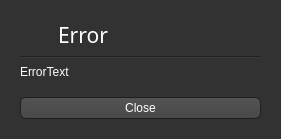
<?xml version="1.0" encoding="UTF-8"?>
<ui version="4.0">
 <class>Error</class>
 <widget class="QDialog" name="Error">
  <property name="windowModality">
   <enum>Qt::ApplicationModal</enum>
  </property>
  <property name="enabled">
   <bool>true</bool>
  </property>
  <property name="geometry">
   <rect>
    <x>0</x>
    <y>0</y>
    <width>281</width>
    <height>139</height>
   </rect>
  </property>
  <property name="windowTitle">
   <string>Wii Music Editor Plus - Error</string>
  </property>
  <property name="styleSheet">
   <string notr="true">QToolTip
{
     border: 1px solid black;
     background-color: #ffa02f;
     padding: 1px;
     border-radius: 3px;
     opacity: 100;
}

QWidget
{
    color: white;
    background-color: #323232;
}

QWidget:item:hover
{
    background-color: QLinearGradient( x1: 0, y1: 0, x2: 0, y2: 1, stop: 0 #ffa02f, stop: 1 #ca0619);
    color: #000000;
}

QWidget:item:selected
{
    background-color: QLinearGradient( x1: 0, y1: 0, x2: 0, y2: 1, stop: 0 #ffa02f, stop: 1 #d7801a);
}

QMenuBar
{
	background: #242424;
}

QMenuBar::item
{
    background: transparent;
}

QMenuBar::item:selected
{
    background: transparent;
    border: 1px solid #ffaa00;
}

QMenuBar::item:pressed
{
    background: #444;
    border: 1px solid #000;
    background-color: QLinearGradient(
        x1:0, y1:0,
        x2:0, y2:1,
        stop:1 #212121,
        stop:0.4 #343434/*,
        stop:0.2 #343434,
        stop:0.1 #ffaa00*/
    );
    margin-bottom:-1px;
    padding-bottom:1px;
}

QMenu
{
    border: 1px solid #000;
}

QMenu::item
{
    padding: 2px 20px 2px 20px;
}

QMenu::item:selected
{
    color: #000000;
}

QWidget:disabled
{
    color: #404040;
    background-color: #323232;
}

QLineEdit
{
    background-color: QLinearGradient( x1: 0, y1: 0, x2: 0, y2: 1, stop: 0 #4d4d4d, stop: 0 #646464, stop: 1 #5d5d5d);
    padding: 1px;
    border-style: solid;
    border: 1px solid #1e1e1e;
    border-radius: 5;
}

QPushButton
{
    color: white;
    background-color: QLinearGradient( x1: 0, y1: 0, x2: 0, y2: 1, stop: 0 #565656, stop: 0.1 #525252, stop: 0.5 #4e4e4e, stop: 0.9 #4a4a4a, stop: 1 #464646);
    border-width: 1px;
    border-color: #1e1e1e;
    border-style: solid;
    border-radius: 6;
    padding: 3px;
    padding-left: 5px;
    padding-right: 5px;
}

QPushButton:pressed
{
    background-color: QLinearGradient( x1: 0, y1: 0, x2: 0, y2: 1, stop: 0 #2d2d2d, stop: 0.1 #2b2b2b, stop: 0.5 #292929, stop: 0.9 #282828, stop: 1 #252525);
}

QComboBox
{
    selection-background-color: #ffaa00;
    background-color: QLinearGradient( x1: 0, y1: 0, x2: 0, y2: 1, stop: 0 #565656, stop: 0.1 #525252, stop: 0.5 #4e4e4e, stop: 0.9 #4a4a4a, stop: 1 #464646);
    border-style: solid;
    border: 1px solid #1e1e1e;
    border-radius: 5;
}

QComboBox:hover,QPushButton:hover
{
    border: 2px solid QLinearGradient( x1: 0, y1: 0, x2: 0, y2: 1, stop: 0 #ffa02f, stop: 1 #d7801a);
}


QComboBox:on
{
    padding-top: 3px;
    padding-left: 4px;
    background-color: QLinearGradient( x1: 0, y1: 0, x2: 0, y2: 1, stop: 0 #2d2d2d, stop: 0.1 #2b2b2b, stop: 0.5 #292929, stop: 0.9 #282828, stop: 1 #252525);
    selection-background-color: #ffaa00;
}

QComboBox QAbstractItemView
{
    border: 2px solid darkgray;
    selection-background-color: QLinearGradient( x1: 0, y1: 0, x2: 0, y2: 1, stop: 0 #ffa02f, stop: 1 #d7801a);
}

QComboBox::drop-down
{
     subcontrol-origin: padding;
     subcontrol-position: top right;
     width: 15px;

     border-left-width: 0px;
     border-left-color: darkgray;
     border-left-style: solid; /* just a single line */
     border-top-right-radius: 3px; /* same radius as the QComboBox */
     border-bottom-right-radius: 3px;
 }

QComboBox::down-arrow
{
     image: url(:/down_arrow.png);
}

QGroupBox:focus
{
border: 2px solid QLinearGradient( x1: 0, y1: 0, x2: 0, y2: 1, stop: 0 #ffa02f, stop: 1 #d7801a);
}

QTextEdit:focus
{
    border: 2px solid QLinearGradient( x1: 0, y1: 0, x2: 0, y2: 1, stop: 0 #ffa02f, stop: 1 #d7801a);
}

QScrollBar:horizontal {
     border: 1px solid #222222;
     background: QLinearGradient( x1: 0, y1: 0, x2: 0, y2: 1, stop: 0.0 #121212, stop: 0.2 #282828, stop: 1 #484848);
     height: 7px;
     margin: 0px 16px 0 16px;
}

QScrollBar::handle:horizontal
{
      background: QLinearGradient( x1: 0, y1: 0, x2: 1, y2: 0, stop: 0 #ffa02f, stop: 0.5 #d7801a, stop: 1 #ffa02f);
      min-height: 20px;
      border-radius: 2px;
}

QScrollBar::add-line:horizontal {
      border: 1px solid #1b1b19;
      border-radius: 2px;
      background: QLinearGradient( x1: 0, y1: 0, x2: 1, y2: 0, stop: 0 #ffa02f, stop: 1 #d7801a);
      width: 14px;
      subcontrol-position: right;
      subcontrol-origin: margin;
}

QScrollBar::sub-line:horizontal {
      border: 1px solid #1b1b19;
      border-radius: 2px;
      background: QLinearGradient( x1: 0, y1: 0, x2: 1, y2: 0, stop: 0 #ffa02f, stop: 1 #d7801a);
      width: 14px;
     subcontrol-position: left;
     subcontrol-origin: margin;
}

QAbstractItemView
{
    background-color: #121212;
}

QScrollBar::right-arrow:horizontal, QScrollBar::left-arrow:horizontal
{
      border: 1px solid black;
      width: 1px;
      height: 1px;
      background: white;
}

QScrollBar::add-page:horizontal, QScrollBar::sub-page:horizontal
{
      background: none;
}

QScrollBar:vertical
{
      background: QLinearGradient( x1: 0, y1: 0, x2: 1, y2: 0, stop: 0.0 #121212, stop: 0.2 #282828, stop: 1 #484848);
      width: 7px;
      margin: 16px 0 16px 0;
      border: 1px solid #222222;
}

QScrollBar::handle:vertical
{
      background: QLinearGradient( x1: 0, y1: 0, x2: 0, y2: 1, stop: 0 #ffa02f, stop: 0.5 #d7801a, stop: 1 #ffa02f);
      min-height: 20px;
      border-radius: 2px;
}

QScrollBar::add-line:vertical
{
      border: 1px solid #1b1b19;
      border-radius: 2px;
      background: QLinearGradient( x1: 0, y1: 0, x2: 0, y2: 1, stop: 0 #ffa02f, stop: 1 #d7801a);
      height: 14px;
      subcontrol-position: bottom;
      subcontrol-origin: margin;
}

QScrollBar::sub-line:vertical
{
      border: 1px solid #1b1b19;
      border-radius: 2px;
      background: QLinearGradient( x1: 0, y1: 0, x2: 0, y2: 1, stop: 0 #d7801a, stop: 1 #ffa02f);
      height: 14px;
      subcontrol-position: top;
      subcontrol-origin: margin;
}

QScrollBar::up-arrow:vertical, QScrollBar::down-arrow:vertical
{
      border: 1px solid black;
      width: 1px;
      height: 1px;
      background: white;
}


QScrollBar::add-page:vertical, QScrollBar::sub-page:vertical
{
      background: none;
}

QTextEdit
{
    background-color: #242424;
	padding-left: 1px;
}

QPlainTextEdit
{
    background-color: #242424;
}

QHeaderView::section
{
    background-color: QLinearGradient(x1:0, y1:0, x2:0, y2:1, stop:0 #616161, stop: 0.5 #505050, stop: 0.6 #434343, stop:1 #656565);
    color: white;
    padding-left: 4px;
    border: 1px solid #6c6c6c;
}

QCheckBox:disabled
{
color: #414141;
}

QDockWidget::title
{
    text-align: center;
    spacing: 3px; /* spacing between items in the tool bar */
    background-color: QLinearGradient(x1:0, y1:0, x2:0, y2:1, stop:0 #323232, stop: 0.5 #242424, stop:1 #323232);
}

QDockWidget::close-button, QDockWidget::float-button
{
    text-align: center;
    spacing: 1px; /* spacing between items in the tool bar */
    background-color: QLinearGradient(x1:0, y1:0, x2:0, y2:1, stop:0 #323232, stop: 0.5 #242424, stop:1 #323232);
}

QDockWidget::close-button:hover, QDockWidget::float-button:hover
{
    background: #242424;
}

QDockWidget::close-button:pressed, QDockWidget::float-button:pressed
{
    padding: 1px -1px -1px 1px;
}

QMainWindow::separator
{
    background-color: QLinearGradient(x1:0, y1:0, x2:0, y2:1, stop:0 #161616, stop: 0.5 #151515, stop: 0.6 #212121, stop:1 #343434);
    color: white;
    padding-left: 4px;
    border: 1px solid #4c4c4c;
    spacing: 3px; /* spacing between items in the tool bar */
}

QMainWindow::separator:hover
{

    background-color: QLinearGradient(x1:0, y1:0, x2:0, y2:1, stop:0 #d7801a, stop:0.5 #b56c17 stop:1 #ffa02f);
    color: white;
    padding-left: 4px;
    border: 1px solid #6c6c6c;
    spacing: 3px; /* spacing between items in the tool bar */
}

QToolBar::handle
{
     spacing: 3px; /* spacing between items in the tool bar */
     background: url(:/images/handle.png);
}

QMenu::separator
{
    height: 2px;
    background-color: QLinearGradient(x1:0, y1:0, x2:0, y2:1, stop:0 #161616, stop: 0.5 #151515, stop: 0.6 #212121, stop:1 #343434);
    color: white;
    padding-left: 4px;
    margin-left: 10px;
    margin-right: 5px;
}

QProgressBar
{
    border: 2px solid grey;
    border-radius: 5px;
    text-align: center;
}

QProgressBar::chunk
{
    background-color: #d7801a;
    width: 2.15px;
    margin: 0.5px;
}

QTabBar::tab {
    color: #b1b1b1;
    border: 1px solid #444;
    border-bottom-style: none;
    background-color: #323232;
    padding-left: 10px;
    padding-right: 10px;
    padding-top: 3px;
    padding-bottom: 2px;
    margin-right: -1px;
}

QTabWidget::pane {
    border: 1px solid #444;
    top: 1px;
}

QTabBar::tab:last
{
    margin-right: 0; /* the last selected tab has nothing to overlap with on the right */
    border-top-right-radius: 3px;
}

QTabBar::tab:first:!selected
{
 margin-left: 0px; /* the last selected tab has nothing to overlap with on the right */


    border-top-left-radius: 3px;
}

QTabBar::tab:!selected
{
    color: #b1b1b1;
    border-bottom-style: solid;
    margin-top: 3px;
    background-color: QLinearGradient(x1:0, y1:0, x2:0, y2:1, stop:1 #212121, stop:.4 #343434);
}

QTabBar::tab:selected
{
    border-top-left-radius: 3px;
    border-top-right-radius: 3px;
    margin-bottom: 0px;
}

QTabBar::tab:!selected:hover
{
    /*border-top: 2px solid #ffaa00;
    padding-bottom: 3px;*/
    border-top-left-radius: 3px;
    border-top-right-radius: 3px;
    background-color: QLinearGradient(x1:0, y1:0, x2:0, y2:1, stop:1 #212121, stop:0.4 #343434, stop:0.2 #343434, stop:0.1 #ffaa00);
}

QRadioButton::indicator:checked, QRadioButton::indicator:unchecked{
    color: #b1b1b1;
    background-color: #323232;
    border: 1px solid #b1b1b1;
    border-radius: 6px;
}

QRadioButton::indicator:checked
{
    background-color: qradialgradient(
        cx: 0.5, cy: 0.5,
        fx: 0.5, fy: 0.5,
        radius: 1.0,
        stop: 0.25 #ffaa00,
        stop: 0.3 #323232
    );
}

QCheckBox::indicator{
    color: #b1b1b1;
    background-color: #323232;
    border: 1px solid #b1b1b1;
    width: 9px;
    height: 9px;
}

QRadioButton::indicator
{
    border-radius: 6px;
}

QRadioButton::indicator:hover, QCheckBox::indicator:hover
{
    border: 1px solid #ffaa00;
}

QRadioButton:disabled
{
    background-color: #404040;
}


QCheckBox::indicator:checked
{
    image:url(:/images/checkbox.png);
}

QCheckBox::indicator:disabled, QRadioButton::indicator:disabled
{
    border: 1px solid #444;
}

QWidget[error=&quot;true&quot;]
{
	border: 1px solid red;
}

QWidget[error=&quot;true&quot;]
{
	border: 1px solid red;
}</string>
  </property>
  <property name="sizeGripEnabled">
   <bool>false</bool>
  </property>
  <property name="modal">
   <bool>false</bool>
  </property>
  <layout class="QVBoxLayout" name="verticalLayout">
   <item>
    <widget class="QStackedWidget" name="MainWidget">
     <property name="currentIndex">
      <number>0</number>
     </property>
     <widget class="QWidget" name="ErrorNormal">
      <layout class="QVBoxLayout" name="verticalLayout_2">
       <item>
        <layout class="QHBoxLayout" name="Title">
         <item>
          <widget class="QLabel" name="ErrorSymbol">
           <property name="maximumSize">
            <size>
             <width>32</width>
             <height>16777215</height>
            </size>
           </property>
           <property name="text">
            <string notr="true">&lt;html&gt;&lt;head/&gt;&lt;body&gt;&lt;p&gt;&lt;img src=&quot;:/images/images/Error.png&quot;/&gt;&lt;/p&gt;&lt;/body&gt;&lt;/html&gt;</string>
           </property>
          </widget>
         </item>
         <item>
          <widget class="QLabel" name="ErrorTitle">
           <property name="font">
            <font>
             <family>Continuum Medium</family>
             <pointsize>16</pointsize>
            </font>
           </property>
           <property name="text">
            <string notr="true">Error</string>
           </property>
          </widget>
         </item>
        </layout>
       </item>
       <item>
        <widget class="Line" name="hLine">
         <property name="orientation">
          <enum>Qt::Horizontal</enum>
         </property>
        </widget>
       </item>
       <item>
        <widget class="QLabel" name="ErrorMessage">
         <property name="font">
          <font>
           <pointsize>9</pointsize>
          </font>
         </property>
         <property name="text">
          <string notr="true">ErrorText</string>
         </property>
         <property name="textInteractionFlags">
          <set>Qt::LinksAccessibleByMouse|Qt::TextSelectableByMouse</set>
         </property>
        </widget>
       </item>
       <item>
        <spacer name="ErrorSpacer">
         <property name="orientation">
          <enum>Qt::Vertical</enum>
         </property>
         <property name="sizeHint" stdset="0">
          <size>
           <width>20</width>
           <height>40</height>
          </size>
         </property>
        </spacer>
       </item>
       <item>
        <widget class="QPushButton" name="ErrorClose">
         <property name="enabled">
          <bool>true</bool>
         </property>
         <property name="text">
          <string>Close</string>
         </property>
        </widget>
       </item>
      </layout>
     </widget>
     <widget class="QWidget" name="ErrorGct">
      <layout class="QVBoxLayout" name="verticalLayout_3">
       <item>
        <layout class="QHBoxLayout" name="Title_GC">
         <item>
          <widget class="QLabel" name="ErrorSymbol_GC">
           <property name="maximumSize">
            <size>
             <width>32</width>
             <height>16777215</height>
            </size>
           </property>
           <property name="text">
            <string notr="true">&lt;html&gt;&lt;head/&gt;&lt;body&gt;&lt;p&gt;&lt;img src=&quot;:/images/images/Error.png&quot;/&gt;&lt;/p&gt;&lt;/body&gt;&lt;/html&gt;</string>
           </property>
          </widget>
         </item>
         <item>
          <widget class="QLabel" name="ErrorTitle_GC">
           <property name="font">
            <font>
             <family>Continuum Medium</family>
             <pointsize>16</pointsize>
            </font>
           </property>
           <property name="text">
            <string notr="true">Error</string>
           </property>
          </widget>
         </item>
        </layout>
       </item>
       <item>
        <widget class="Line" name="hLine_GC">
         <property name="orientation">
          <enum>Qt::Horizontal</enum>
         </property>
        </widget>
       </item>
       <item>
        <widget class="QLabel" name="ErrorMessage_GC">
         <property name="font">
          <font>
           <pointsize>9</pointsize>
          </font>
         </property>
         <property name="text">
          <string notr="true">ErrorText</string>
         </property>
        </widget>
       </item>
       <item>
        <spacer name="ErrorSpacer_GC">
         <property name="orientation">
          <enum>Qt::Vertical</enum>
         </property>
         <property name="sizeHint" stdset="0">
          <size>
           <width>20</width>
           <height>40</height>
          </size>
         </property>
        </spacer>
       </item>
       <item>
        <layout class="QHBoxLayout" name="Buttons_GC">
         <item>
          <widget class="QPushButton" name="ErrorClose_GC">
           <property name="enabled">
            <bool>true</bool>
           </property>
           <property name="text">
            <string>Close</string>
           </property>
          </widget>
         </item>
         <item>
          <widget class="QPushButton" name="ErrorCreate_GC">
           <property name="text">
            <string>Create Geckocode</string>
           </property>
          </widget>
         </item>
        </layout>
       </item>
      </layout>
     </widget>
    </widget>
   </item>
  </layout>
 </widget>
 <resources>
  <include location="../res/resources.qrc"/>
 </resources>
 <connections/>
</ui>
